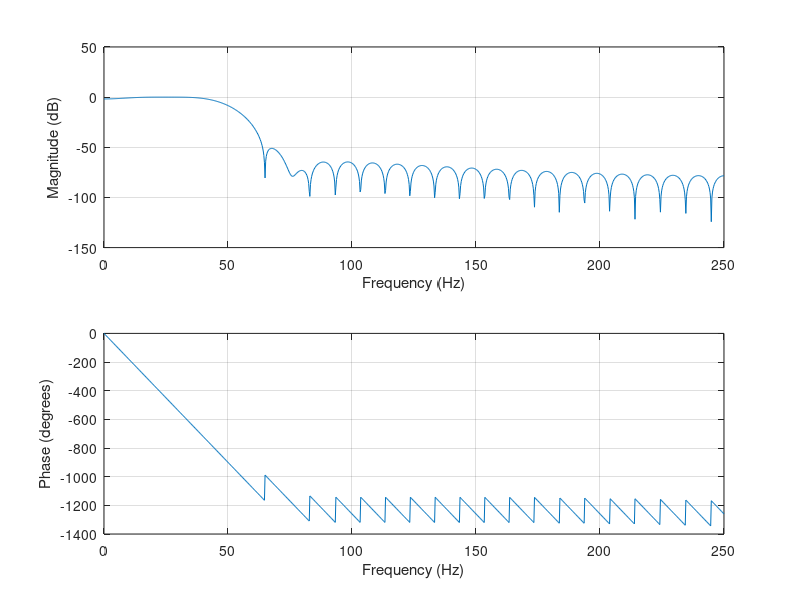

MATLAB code to generate this figure: (Note: this script raises an error after producing the figure.)
%% Generates fixed-point coefficients for biquads implemented in FPGA. 
% See biquad code: https://github.com/dominic-meads/Vivado-Projects/blob/main/IIR_Direct_form_1_Biquad/iir_DF1_Biquad_AXIS.v
%
% Want to generate Bandpass filter with cuttoffs of 2 Hz and 55 Hz to
% remove DC offset (motion artifacts/baseline drift), and power line 60 Hz
% noise

close all
clear all
clc

fs = 500;

%% Pre-conditioning Bandpass filter design
% noise and offset removal
fcL = 2;
fcH = 48;
WcL = fcL/(fs/2);
WcH = fcH/(fs/2);

b = fir1(50,[WcL WcH]);
figure('Color', [1,1,1]);
freqz(b,1,2^10,fs);

%% scale the coefficients by scale_factor
% max multipler 25 bits (signed), 1 bit for sign, one bit for 1s place, 23 bits for fractional
scale_factor = 23; 
b_scaled = fix(b*(2^scale_factor));

%% Test filter with ECG data
ECG_pcb_test_table = readtable('ECG_PCB_test.csv', 'VariableNamingRule', 'preserve');
[rows,cols] = size(ECG_pcb_test_table);
ecg_pcb = ECG_pcb_test_table.Data;
x = 1:length(ecg_pcb);
figure('Color',[1,1,1]);
plot(x,ecg_pcb);
title('Raw ECG signal vs noise filtered');
xlabel('Sample');
ylabel('ECG Amplitude (12-bit number)');
hold on;
ecg_filt = filtfilt(b_scaled,1,ecg_pcb);
plot(ecg_filt);


%% Generate waveform samples to test in Vivado simulation

Ts = 1/fs;
n = 0:349;
t = n*Ts;

% test waveform 10 Hz sinusoid with 60 Hz noise and DC component
x = 1.65 + 1*sin(2*pi*10*t) + 0.2*sin(2*pi*60*t); % add 1.65 V DC offset to simulate coming from unipolar ADC
% filter should elminate DC and 60 Hz (line noise)

figure('Color',[1 1 1]);
h = plot(t,x);
title('x(t) Sampled at fs =  500 Hz');
ylabel('Signal');
xlabel('Time (s)');

% quantize x
Vref = 3.3;
bits = 16; % precision of ADC
xq = (x./Vref)*((2^(bits-1))-1); % verilog signed 16 bit reg holds max value (2^15)-1 
xq_int = cast(xq,"int16");

figure('Color',[1 1 1]);
h = plot(t,xq_int,'.');
hold on;
h = plot(t,xq_int);
title('x(t) Quantized to 16-bit Integer: Sampled at fs = 500 Hz');
ylabel('Signal');
xlabel('Time (s)');

% must put files in xsim directory for vivado
cd 'C:\Users\demea\ECG\SoC\Microblaze_AXIS_ECG_to_UART\Microblaze_AXIS_ECG_to_UART\Microblaze_AXIS_ECG_to_UART.sim\sim_1\behav\xsim';
fid1 = fopen('10Hz_sine_wave_with_60_Hz_noise.txt','w');
fprintf(fid1,"%d\n",xq_int);
fclose(fid1);
fid2 = fopen('Bandpass_impulse_response_output.txt','r'); % create output file for tb
fclose(fid2);
% return to original directory
oldFolder = cd('C:\Users\demea\ECG\SoC\Microblaze_AXIS_ECG_to_UART\MATLAB');

%% perform the filter
yq = sosfilt(sos_fixed,x);
figure('Color',[1 1 1]);
plot(yq);
title("Expected Filter Output");
xlabel("Sample");
ylabel("Amplitude")

%% expected impulse response of filter
delta = zeros(1,500);
delta(1) = 32767;
hn = sosfilt(sos_fixed,delta);
figure('Color',[1 1 1]);
plot(hn);
title("Expected Impulse Response");

%% get impulse response output of FPGA simulation

% output file in vivado xsim directory
cd 'C:\Users\demea\ECG\SoC\Microblaze_AXIS_ECG_to_UART\Microblaze_AXIS_ECG_to_UART\Microblaze_AXIS_ECG_to_UART.sim\sim_1\behav\xsim';
fid2 = fopen('Bandpass_impulse_response_output.txt','r');
% get the impulse response samples
hn_f = fscanf(fid2,"%d");
fclose(fid2);
% return to original directory
oldFolder = cd('C:\Users\demea\ECG\SoC\Microblaze_AXIS_ECG_to_UART\MATLAB');

figure('Color',[1 1 1]);
plot(hn_f);
title("Impulse Response out of fixed-point Bandpass filter");

%% take Fourier Transform of impulse response to get frequency response
% magnitude looks great, phase doesnt match up? 

f = linspace(0,fs/2,size(hn_f,1)/2);
H_f = abs(fft(hn_f)); % magnitude of fft
H_f = H_f(1:end/2);   % plot single-sided spectrum
H_f_db = mag2db(H_f);
H_f_db = H_f_db - max(H_f_db); % normalize to maximum
figure('Color',[1 1 1]);
subplot(2,1,1);
plot(f,H_f_db);
grid on;
title("Frequency Response of fixed-point Bandpass filter");
xlabel('Frequency (Hz)');
ylabel('Magnitude (dB)');

% get phase response also (I dont think this is right)
phase = atan2( imag(fft(hn_f)), real(fft(hn_f)) ) * 180/pi;  % phase in degrees
phase = phase(1:end/2);   % plot single-sided phase
subplot(2,1,2);
plot(f,phase);
grid on;
title("Phase Response of fixed-point Bandpass filter");
xlabel('Frequency (Hz)');
ylabel('Phase (degrees)');